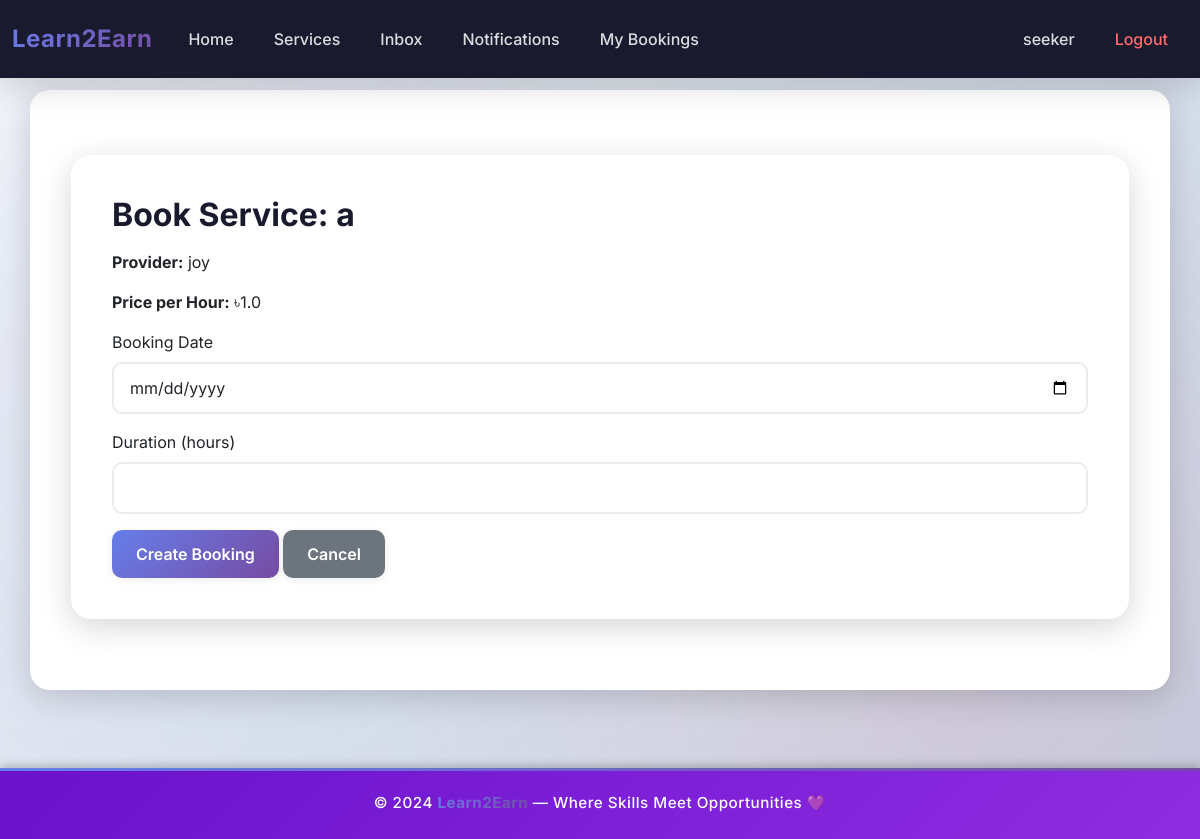
Screenshot of /reservation/create/1/ (signed in) with the database file from the repository.
### Learn2Earn/users/models.py (models this page shows, shortened)
class Service(models.Model):
    provider = models.ForeignKey(User, on_delete=models.CASCADE)
    title = models.CharField(max_length=200)
    category = models.CharField(max_length=20)
    price_per_hour = models.FloatField()
    description = models.TextField()
    status = models.CharField(max_length=20)
    service_image = models.ImageField(upload_to='service_pics/', blank=True, null=True)
    created_at = models.DateTimeField(auto_now_add=True)

### Learn2Earn/reservation/views.py (the view, shortened to what this page needs)
# urls.py: path('create/<int:service_id>/', views.create_booking, name='create_booking'),
def create_booking(request, service_id):
    if not request.user.is_authenticated:
        return redirect('users:login')
    service = Service.objects.get(id=service_id)
    return render(request, 'reservation/booking_create.html', {'service': service})

### Learn2Earn/templates/reservation/booking_create.html (shortened to what this page needs)
{% extends 'base.html' %}
{% block content %}
<div class="container mt-4">
    <h2>Book Service: {{ service.title }}</h2>
    <p><strong>Provider:</strong> {{ service.provider.username }}</p>
    <p><strong>Price per Hour:</strong> ৳{{ service.price_per_hour }}</p>
    <form method="POST">
        <div class="mb-3">
            <label class="form-label">Booking Date</label>
            <input type="date" name="booking_date" class="form-control" required>
        </div>
        <div class="mb-3">
            <label class="form-label">Duration (hours)</label>
            <input type="number" name="duration" class="form-control" min="1" required>
        </div>
        <button type="submit" class="btn btn-primary">Create Booking</button>
        <a href="{% url 'users:service_detail' service.id %}" class="btn btn-secondary">Cancel</a>
    </form>
</div>
{% endblock %}

### Learn2Earn/templates/base.html (shortened to what this page needs)
<!DOCTYPE html>
<html lang="en">
<head>
    <link href="https://cdn.jsdelivr.net/npm/bootstrap@5.3.2/dist/css/bootstrap.min.css" rel="stylesheet">
</head>
<body>
<nav class="navbar navbar-expand-lg navbar-dark fixed-top">
  <div class="container-fluid">
    <a class="navbar-brand" href="/">Learn2Earn</a>
    <div class="collapse navbar-collapse" id="navbarContent">
      <ul class="navbar-nav me-auto mb-2 mb-lg-0">
        <li class="nav-item">
          <a class="nav-link" href="/">Home</a>
        </li>
        <li class="nav-item">
          <a class="nav-link" href="{% url 'users:service_list' %}">Services</a>
        </li>
        {% if user.is_authenticated %}
        <li class="nav-item">
          <a class="nav-link" href="{% url 'messaging:inbox' %}">Inbox</a>
        </li>
        <li class="nav-item">
          <a class="nav-link" href="{% url 'messaging:notifications' %}">Notifications</a>
        </li>
        {% if user.userprofile_set.first.user_type == 'seeker' %}
        <li class="nav-item">
          <a class="nav-link" href="{% url 'reservation:my_bookings' %}">My Bookings</a>
        </li>
        {% endif %}
        {% endif %}
      </ul>
      <ul class="navbar-nav mb-2 mb-lg-0">
        {% if user.is_authenticated %}
        <li class="nav-item">
          <a class="nav-link" href="{% url 'users:profile' %}">{{ user.username }}</a>
        </li>
        <li class="nav-item">
          <a class="nav-link text-danger" href="{% url 'users:logout' %}">Logout</a>
        </li>
        {% endif %}
      </ul>
    </div>
  </div>
</nav>
<div class="container" style="margin-top: 90px;">
    {% block content %}
    {% endblock %}
</div>
<footer class="footer-violet text-center py-4 mt-5">
  <p class="mb-0">© 2024 <strong>Learn2Earn</strong> — Where Skills Meet Opportunities 💜</p>
</footer>
</body>
</html>

### Learn2Earn/templates/base.html (style rules this page uses)
:root { --primary-gradient: linear-gradient(135deg, #667eea 0%, #764ba2 100%); --secondary-gradient: linear-gradient(135deg, #f093fb 0%, #f5576c 100%); --success-gradient: linear-gradient(135deg, #4facfe 0%, #00f2fe 100%); --dark-bg: #1a1a2e; --darker-bg: #16213e; --light-text: #f8f9fa; --shadow-sm: 0 2px 8px rgba(0, 0, 0, 0.08); --shadow-md: 0 4px 16px rgba(0, 0, 0, 0.12); --shadow-lg: 0 8px 32px rgba(0, 0, 0, 0.16); }
* { margin: 0; padding: 0; box-sizing: border-box; }
body { background: linear-gradient(135deg, #f5f7fa 0%, #c3cfe2 100%); font-family: 'Inter', 'Segoe UI', Tahoma, Geneva, Verdana, sans-serif; min-height: 100vh; position: relative; }
body::before { content: ''; position: fixed; top: 0; left: 0; width: 100%; height: 100%; background: radial-gradient(circle at 20% 50%, rgba(102, 126, 234, 0.1) 0%, transparent 50%), radial-gradient(circle at 80% 80%, rgba(245, 87, 108, 0.1) 0%, transparent 50%); pointer-events: none; z-index: 0; }
.navbar { background: var(--dark-bg) !important; box-shadow: var(--shadow-lg); backdrop-filter: blur(10px); padding: 1rem 0; transition: all 0.3s ease; }
.navbar-brand { font-weight: 700; font-size: 1.5rem; letter-spacing: 0.5px; background: var(--primary-gradient); -webkit-background-clip: text; -webkit-text-fill-color: transparent; background-clip: text; transition: transform 0.3s ease; }
.nav-link { color: rgba(255, 255, 255, 0.85) !important; transition: all 0.3s ease; padding: 0.5rem 1rem !important; margin: 0 0.25rem; border-radius: 8px; font-weight: 500; position: relative; }
.nav-link::before { content: ''; position: absolute; bottom: 0; left: 50%; transform: translateX(-50%); width: 0; height: 2px; background: var(--success-gradient); transition: width 0.3s ease; }
.nav-link.text-danger { color: #ff6b6b !important; }
.container { background: #fff; border-radius: 20px; padding: 40px; margin-top: 30px; margin-bottom: 30px; box-shadow: var(--shadow-lg); position: relative; z-index: 1; backdrop-filter: blur(10px); border: 1px solid rgba(255, 255, 255, 0.8); animation: fadeInUp 0.6s ease; }
h1, h2, h3, h4, h5, h6 { font-weight: 700; color: var(--dark-bg); margin-bottom: 1rem; }
.btn { padding: 0.75rem 1.5rem; border-radius: 10px; font-weight: 600; transition: all 0.3s ease; border: none; box-shadow: var(--shadow-sm); }
.btn-primary { background: var(--primary-gradient); color: white; }
.form-control, .form-select { border: 2px solid #e9ecef; border-radius: 10px; padding: 0.75rem 1rem; transition: all 0.3s ease; }
footer { background: var(--darker-bg); color: rgba(255, 255, 255, 0.7); font-size: 0.95rem; position: relative; width: 100%; margin-top: auto; z-index: 1; }
footer::before { content: ''; position: absolute; top: 0; left: 0; width: 100%; height: 3px; background: var(--primary-gradient); }
footer p { margin: 0; }
footer strong { background: var(--primary-gradient); -webkit-background-clip: text; -webkit-text-fill-color: transparent; background-clip: text; font-weight: 700; }
a { transition: all 0.3s ease; }
.container > * { animation: fadeIn 0.5s ease; }
.footer-violet { background: linear-gradient(135deg, #6a11cb, #8e2de2); color: #fff; font-weight: 500; letter-spacing: 0.5px; box-shadow: 0 -3px 8px rgba(0, 0, 0, 0.2); width: 100%; }
.footer-violet p { margin: 0; }
html, body { height: 100%; }
body { display: flex; flex-direction: column; }
.container { flex: 1 0 auto; }
.footer-violet { flex-shrink: 0; }

### rows the page displays
Service: title "a", provider.username "joy", price_per_hour "1.0"

### other values shown
{{ user.username }} "seeker"
